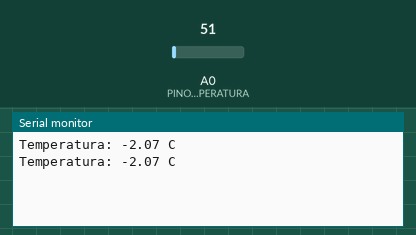
This sketch was run on a simulated Arduino Uno, built with avr-gcc and run on an emulated ATmega328P. Shown: the last lines printed to the serial monitor. The inputs (shaded band) are chosen by the test bench; at power-on: A0 (PINO_SENSOR_TEMPERATURA) = 51.

Above: at 2.8 s.
2.9 s: A0 (PINO_SENSOR_TEMPERATURA) set to 61
At 5.2 s:
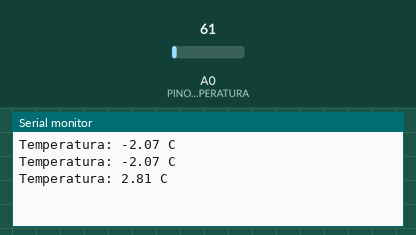
5.6 s: A0 (PINO_SENSOR_TEMPERATURA) set to 71
At 6.8 s:
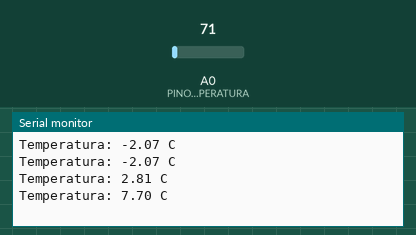
Timing chart, 0 to 8.6 s (numbered marks = the images above; inputs shaded):
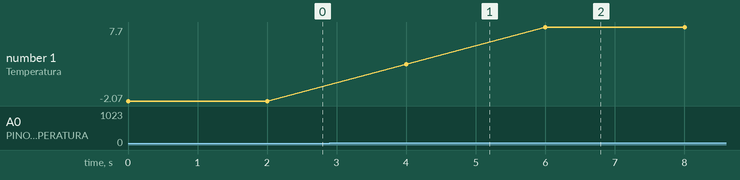

Measured:
- after the input at 2.9 s, the serial monitor: prints a new line after 1.1 s (image 1)
- after the input at 5.6 s, the serial monitor: prints a new line after 0.40 s (image 2)
- plotted number 1: -2.07 → 2.81 after the input at 2.9 s, 2.81 → 7.7 after the input at 5.6 s

The sketch:

cod_comentado.ino
```cpp
// Definir variáveis
const int PINO_SENSOR_TEMPERATURA = A0; // Variável que vai definir em que casa analógica o sensor vai estar conectado
float temperaturaCelsius; // " Definindo que os valores recebidos não serão inteiros, permitindo maior precisão"

// Fazer a inicialização do código, configurar a frequência com que o sensor vai mandar info para o código
void setup() {
  Serial.begin(9600); // Frequência configurada para a placa
}

// O código que será rodado e repetido mandando informação para o console
void loop() {
  int valorLeitura = analogRead(PINO_SENSOR_TEMPERATURA); // Definindo uma variável local para pegar o valor que recebe em uma variável global, nesse caso pegando informação do pino analógico
  temperaturaCelsius = (valorLeitura * 5.0 / 1023.0 ) / 0.01; // Atribuir valor para a variável fazendo uma equação matemática

Serial.print("Temperatura: "); // Printar no console a informação qu vai ser recebida
Serial.print(temperaturaCelsius - 27); // Printar logo em seguida no console o valor recebido pelo sensor
Serial.println(" C"); // Printar a unidade usada para medir o valor recebido pelo sensor

delay(2000); // Tempo em que a informação vai ser repetida no código nesse caso, 2 segundos
}
```
